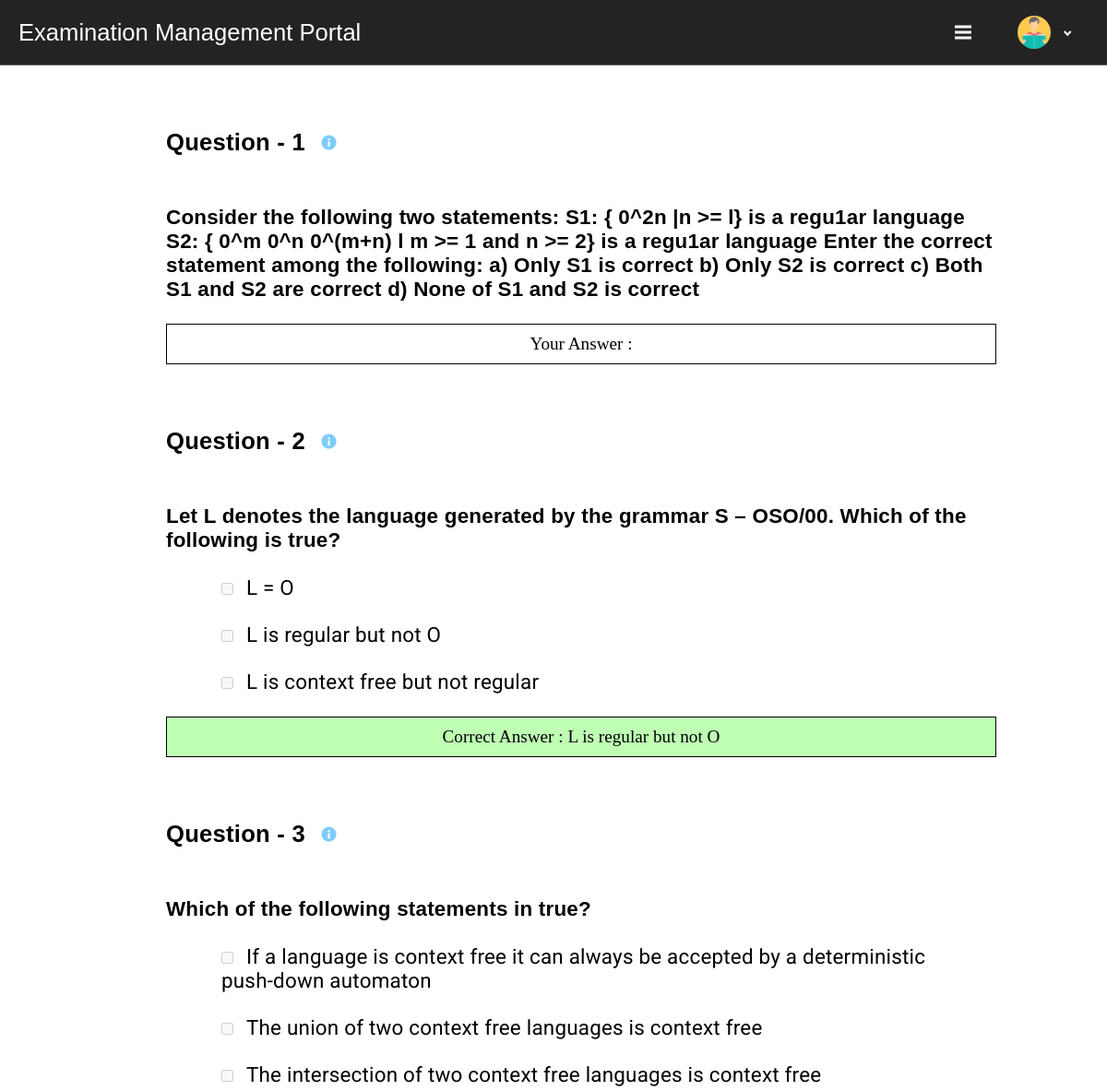
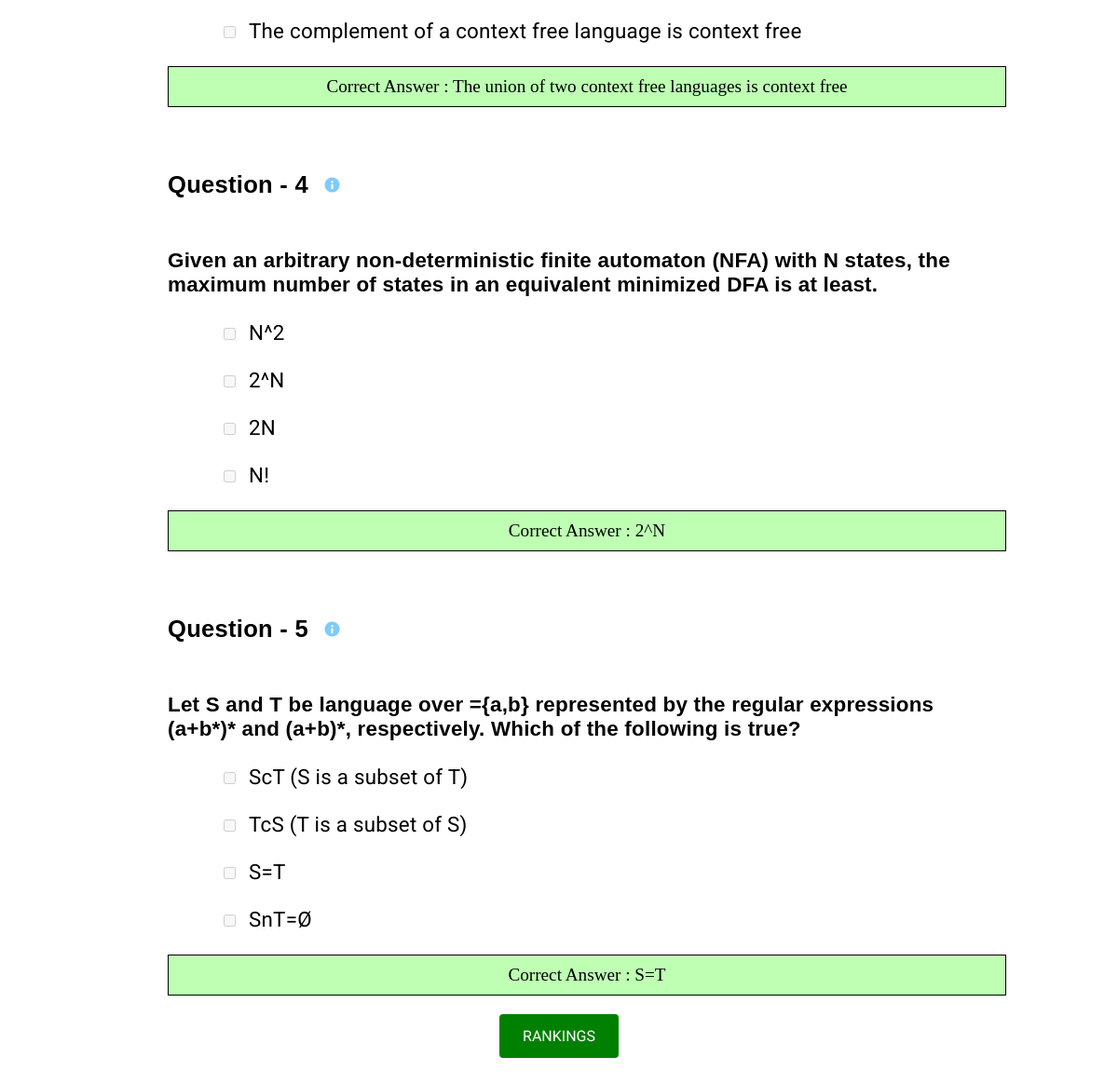
The app's page /testg.php?quiz_id=608278288deeb (signed in) with its own data (2 pictures, top to bottom).
### tables this page shows
CREATE TABLE `question` (
  `question_id` text NOT NULL,
  `text` text NOT NULL,
  `quiz_id` text NOT NULL,
  `type` tinyint(1) NOT NULL,
  `pmarks` int(11) NOT NULL,
  `nmarks` int(11) NOT NULL
);

CREATE TABLE `quiz` (
  `quiz_id` text NOT NULL,
  `created_for` text NOT NULL,
  `name` varchar(50) NOT NULL,
  `start_time` datetime NOT NULL,
  `end_time` datetime NOT NULL,
  `created_by` text NOT NULL
);

CREATE TABLE `question_option` (
  `option_id` text NOT NULL,
  `text` text NOT NULL,
  `is_correct` tinyint(1) NOT NULL,
  `question_id` text NOT NULL
);

### testg.php (the view, shortened to what this page needs)
<!DOCTYPE html>
<html>
<head>
	<link rel="stylesheet" type="text/css" href="z-style1.css" />
	<link rel="stylesheet" href="https://use.typekit.net/wur3dcn.css">
</head>
	<?php
	include_once 'db.php';
$email = $_SESSION['email'];
$query = "SELECT * FROM student_list WHERE email='$email'";
$result = mysqli_query($con2, $query);
$row = mysqli_fetch_assoc($result);
$student_id = $row['student_id'];
$courses_no = $row['courses_no'];?>
<body class="current-page" id="tests">
	<div id="navbar">
		<p id="navbar-simp">Examination Management Portal</p>
		<div id="navbar-profile">
			<p id="navbar-arrow"><i id="navbar-arrow-control"></i></p>
			<img src="stock/student.jpg" id="navbar-dp">
		</div>
		<div id="navbar-menubut">
  			<div class="bar1"></div>
  			<div class="bar2"></div>
  			<div class="bar3"></div>
		</div>
	</div>
	<div id="trailtest1-main-container">
		<div id="trailtest1-qboard">
		<?php
		$store_id = $_GET['quiz_id'];
		$submit_q="SELECT COUNT(*) AS num4 FROM student_marks WHERE quiz_id='".$store_id."' AND student_id='".$student_id."'";
		$submit_res=mysqli_query($con,$submit_q);
		$submit=mysqli_fetch_assoc($submit_res);
		$today = date("Y-m-d H:i:s");
		$time_q = "SELECT start_time , end_time FROM quiz WHERE quiz_id='".$store_id."'";
		$time_res = mysqli_query($con , $time_q);
		$time_fin = mysqli_fetch_assoc($time_res);
		$end_date = $time_fin['end_time'];
		if($today > $end_date ){$time = 0;}
		if(($submit['num4']==0 && $time==1)|| $time==0):
		$qres=mysqli_query($con, ("SELECT * FROM question WHERE quiz_id='".$store_id."' ORDER BY rand()" ));
		$i1=1;if($time!=0){echo'<div class="timer-div"><p id="timer">Remaining Time: </p> <p id="demo"></p></div>';}
		while($q=mysqli_fetch_assoc($qres)):
		$cares=mysqli_query($con, ("SELECT text FROM question_option WHERE question_id='".$q['question_id']."' AND is_correct='1'"));
		?>
		<form method="post">
			<div class="trailtest1-qs">
				<div class="trailtest1-heads">
					<p class="trailtest1-nos">
						Question - <?php echo $i1?>
					</p>
					<div class="tooltip"><img style="margin-top: 15px;margin-left: 10px; height: 17px; width:17px;" src="stock/info.jpg">
					</div>
				</div>
				<br><br><br>
				<div class="trailtest1-bodys"><p class="trailtest1-bodys-texts">
						<?php echo $q['text'] ?>
				</p></div>
				<div class="trailtest1-anss">
					<?php
							$opres=mysqli_query($con,("SELECT option_id, text FROM question_option WHERE question_id='".$q['question_id']."'"));
							if($q['type']==0):
							while($op=mysqli_fetch_assoc($opres)) :
								$ticked_q="SELECT COUNT(*) as num2 FROM student_response_obj WHERE option_id='".$op['option_id']."' AND student_id='".$student_id."'";
								$ticked_res=mysqli_query($con,$ticked_q) or die( mysqli_error($con));
								$ticked=mysqli_fetch_assoc($ticked_res);
					?>
							<div class="trailtest1-anss-ops">
								<input type="checkbox" name="check_list[]" value="<?php echo $q['question_id'].'#'.$op['option_id']?>"  <?php if( $time == 0 && $ticked['num2'] == 1){echo 'checked="checked"';}
								if($time==0){echo'disabled="disabled"';}?> >
		  						<p class="trailtest1-anss-ops-texts"><?php echo $op['text']?></p>
		  				</div>
					<?php
							endwhile;
							endif;
					?>
					<?php
						$wrote_q="SELECT * FROM student_response_des WHERE quiz_id='".$_GET['quiz_id']."' AND question_id='".$q['question_id']."' AND student_id='".$student_id."'";
                        $wrote_res=mysqli_query($con,$wrote_q);
                        $wrote=mysqli_fetch_assoc($wrote_res);
                        if($q['type']==1 && $time==0):
							if(mysqli_query($con,$wrote_q)):
                    ?>
                        <div class="your_answer">
                            <p>Your Answer : <?php echo $wrote['answer'] ;?></p>
                        </div>
                    <?php
					else:?>
					<div class="your_answer">
                            <p>No Answer Submitted</p>
                        </div>
					<?php
					endif;
                endif;
						if($time == 0&&$q['type']==0):
					?>
						<div class="correct_answer">
													<p>Correct Answer :
														<?php
															while($corans=mysqli_fetch_assoc($cares))
															{
																echo $corans['text'];
															}
														?>
													</p>
											</div>
					<?php   endif;
									++$i1;
									endwhile;
									if($time==0){
										$qid=$_GET['quiz_id'];
									 $result3 =mysqli_query($con,"SELECT * FROM student_response_des where quiz_id = '$qid' and is_corrected=0")or die('Error');
									  if(!mysqli_num_rows($result3)){
										echo'<div id="rank-space"><a id="trailtest1-sub1" href="rank_list.php?quiz_id='.$_GET['quiz_id'].'">RANKINGS</a></div>';
										}
										  else{
											echo'<button class="button" id="button" onclick="myFunction2()"style="padding:10px;background-color:green;color:white;margin-left:47%;margin-top:5%">Quiz Not Yet Corrected</button>';
										  }
										}
					?>
				<?php
				endif;
			?>
		</div>
	</div><br/>
<br/><br/>
</body>
</body>
</html>

### z-style1.css (style rules this page uses)
html { scroll-behavior: smooth; }
body { overflow-y: scroll; }
* { margin: 0; padding: 0; border: 0; }
#navbar { width: 100%; height: 70px; background-color: #232323; position: relative; z-index: 30; border-bottom: solid #696969; border-width: 1px; }
#navbar-logo, #navbar-simp { float: left; cursor: pointer; top: 50%; -ms-transform: translateY(-50%); transform: translateY(-50%); position: relative; }
#navbar-simp { margin-left: 20px; color: #FFFFFF; font-family: satisfy,sans-serif; font-weight: 400; font-style: normal; font-size: 1.6em; }
#navbar-profile { height: 100%; float: right; margin-right: 25px; }
#navbar-profile * { float: right; position: relative; top: 50%; -ms-transform: translateY(-50%); transform: translateY(-50%); position: relative; }
#navbar-dp { height: 36px; margin-right: 15px; margin-left: 15px; border-radius: 50%; }
#navbar-arrow { margin-right: 15px; }
#navbar-arrow-control { border: solid #FFFFFF; border-width: 0 2.5px 2.5px 0; padding: 2.2px; transform: rotate(45deg); -webkit-transform: rotate(45deg); }
#navbar-menubut, #navbar-menubut-2 { display: inline-block; cursor: pointer; float: right; display: none; margin-right: 35px; top: 50%; -ms-transform: translateY(-50%); transform: translateY(-50%); position: relative; }
.bar1, .bar2, .bar3 { width: 18px; height: 3px; background-color: #FFFFFF; margin: 3px 0; transition: 0.3s; }
#trailtest1-main-container { height: calc( 100vh - 71px ); width: 100%; }
#trailtest1-qboard { width: 100%; height: 100%; float: center; }
.trailtest1-nos, .trailtest1-buts-texts, .trailtest1-buts2-texts, .trailtest1-bodys-texts { text-align: left; font-family: Arial; font-weight: 400; font-style: normal; font-size: 1.4em; letter-spacing: 0.01em; }
.trailtest1-bodys-texts { font-weight: bold; margin-bottom:2%; margin-left:15%; margin-right:10%; text-align: left; }
.trailtest1-nos { display: inline; font-size: 1.6em; font-weight: 700; margin-left:15%; }
.trailtest1-bodys { display: inline; }
.trailtest1-qs { display: inline-block; margin-top: 60px; width:100%; }
.trailtest1-anss-ops { margin: 25px; margin-left:20%; margin-right:14%; font-family: roboto, sans-serif; font-weight: 400; font-style: normal; }
.trailtest1-anss-ops-texts { font-family: roboto; font-weight: 400; font-style: normal; letter-spacing: 0.01em; font-size: 1.4em; display:inline; margin-left:10px; }
#trailtest1-sub1 { background-color: green; font-family:roboto; color: white; padding: 14px 25px; text-align: center; text-decoration: none; display: inline-block; border-radius:4px; margin-top:20px; }
#rank-space { text-align:center; }
.correct_answer { font-size:1.2em; border: solid 1px; text-align: center; background-color: #beffb4; margin-left:15%; margin-right:10%; padding: 10px; }
.your_answer { font-size:1.2em; border: solid 1px; text-align: center; background-color: white; margin-left:15%; margin-right:10%; padding: 10px; }
@media screen and (max-width: 1200px) { #navbar-menubut { display: inline; } }
.tooltip { position: relative; display: inline; }

### records on screen
question: text "Consider the following two statements: S1: { 0^2n |n >= l} is a regu1ar language S2: { 0^m 0^n 0^(m+n) l m >= 1 and n >= 2} is a regu1ar language Enter the correct statement among the following: a) Only S1 is correct b) Only S2 is correct c) Both S1 and S2 are correct d) None of S1 and S2 is correct"
question: text "Let L denotes the language generated by the grammar S – OSO/00. Which of the following is true?"
question_option: text "L = O"
question_option: text "L is regular but not O"
question_option: text "L is context free but not regular"
question: text "Which of the following statements in true?"
question_option: text "If a language is context free it can always be accepted by a deterministic push-down automaton"
question_option: text "The union of two context free languages is context free"
question_option: text "The intersection of two context free languages is context free"
question_option: text "The complement of a context free language is context free"
question: text "Given an arbitrary non-deterministic finite automaton (NFA) with N states, the maximum number of states in an equivalent minimized DFA is at least."
question_option: text "N^2"
question_option: text "2^N"
question_option: text "2N"
question_option: text "N!"
question: text "Let S and T be language over ={a,b} represented by the regular expressions (a+b*)* and (a+b)*, respectively. Which of the following is true?"
question_option: text "ScT (S is a subset of T)"
question_option: text "TcS (T is a subset of S)"
question_option: text "S=T"
question_option: text "SnT=Ø"
